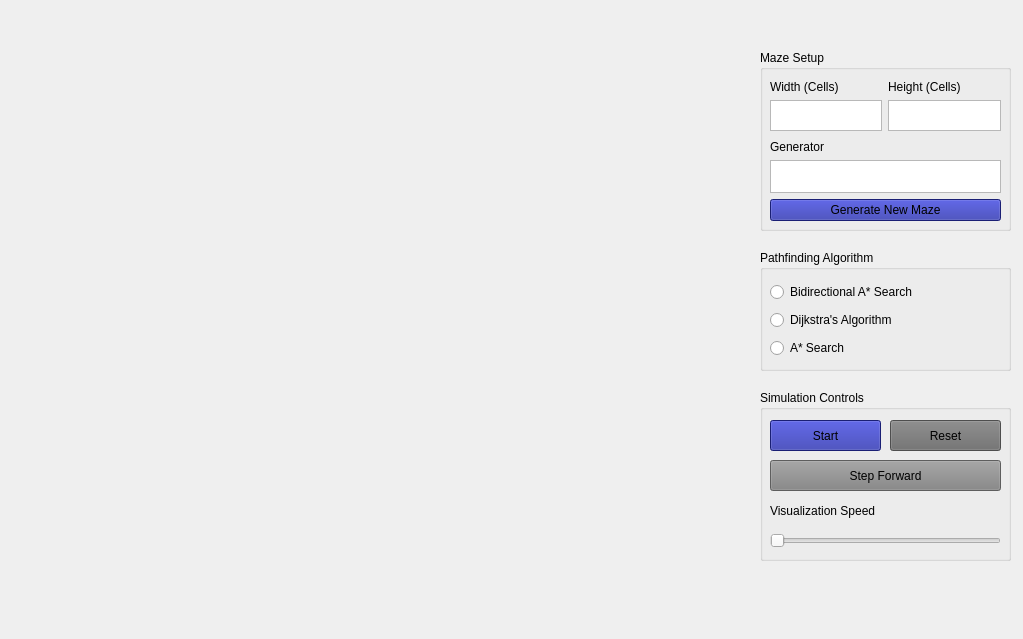
<?xml version="1.0" encoding="UTF-8"?>
<ui version="4.0">
 <class>MainWindow</class>
 <widget class="QMainWindow" name="MainWindow">
  <property name="geometry">
   <rect>
    <x>0</x>
    <y>0</y>
    <width>1023</width>
    <height>639</height>
   </rect>
  </property>
  <property name="windowTitle">
   <string>MainWindow</string>
  </property>
  <property name="styleSheet">
   <string notr="true">gridline-color: qlineargradient(spread:pad, x1:0, y1:0, x2:1, y2:0, stop:0 rgba(0, 0, 0, 255), stop:1 rgba(255, 255, 255, 255));</string>
  </property>
  <property name="iconSize">
   <size>
    <width>100</width>
    <height>100</height>
   </size>
  </property>
  <property name="documentMode">
   <bool>false</bool>
  </property>
  <widget class="QWidget" name="centralwidget">
   <widget class="QGroupBox" name="groupBox">
    <property name="geometry">
     <rect>
      <x>760</x>
      <y>50</y>
      <width>251</width>
      <height>181</height>
     </rect>
    </property>
    <property name="title">
     <string>Maze Setup</string>
    </property>
    <widget class="QWidget" name="">
     <property name="geometry">
      <rect>
       <x>10</x>
       <y>30</y>
       <width>231</width>
       <height>51</height>
      </rect>
     </property>
     <layout class="QGridLayout" name="gridLayout">
      <item row="0" column="0">
       <widget class="QLabel" name="label_2">
        <property name="text">
         <string>Width (Cells)</string>
        </property>
        <property name="alignment">
         <set>Qt::AlignmentFlag::AlignLeading|Qt::AlignmentFlag::AlignLeft|Qt::AlignmentFlag::AlignVCenter</set>
        </property>
       </widget>
      </item>
      <item row="0" column="1">
       <widget class="QLabel" name="label_3">
        <property name="text">
         <string>Height (Cells)</string>
        </property>
        <property name="alignment">
         <set>Qt::AlignmentFlag::AlignLeading|Qt::AlignmentFlag::AlignLeft|Qt::AlignmentFlag::AlignVCenter</set>
        </property>
       </widget>
      </item>
      <item row="1" column="0">
       <widget class="QPlainTextEdit" name="plainTextEdit"/>
      </item>
      <item row="1" column="1">
       <widget class="QPlainTextEdit" name="plainTextEdit_2"/>
      </item>
     </layout>
    </widget>
    <widget class="QWidget" name="">
     <property name="geometry">
      <rect>
       <x>10</x>
       <y>90</y>
       <width>231</width>
       <height>81</height>
      </rect>
     </property>
     <layout class="QVBoxLayout" name="verticalLayout">
      <item>
       <widget class="QLabel" name="label_4">
        <property name="text">
         <string>Generator</string>
        </property>
        <property name="alignment">
         <set>Qt::AlignmentFlag::AlignLeading|Qt::AlignmentFlag::AlignLeft|Qt::AlignmentFlag::AlignVCenter</set>
        </property>
       </widget>
      </item>
      <item>
       <widget class="QPlainTextEdit" name="plainTextEdit_3"/>
      </item>
      <item>
       <widget class="QPushButton" name="pushButton">
        <property name="styleSheet">
         <string notr="true">
background-color: rgb(37, 43, 163);</string>
        </property>
        <property name="text">
         <string>Generate New Maze</string>
        </property>
       </widget>
      </item>
     </layout>
    </widget>
   </widget>
   <widget class="QGroupBox" name="groupBox_2">
    <property name="geometry">
     <rect>
      <x>760</x>
      <y>250</y>
      <width>251</width>
      <height>121</height>
     </rect>
    </property>
    <property name="title">
     <string>Pathfinding Algorithm</string>
    </property>
    <widget class="QWidget" name="">
     <property name="geometry">
      <rect>
       <x>10</x>
       <y>30</y>
       <width>231</width>
       <height>81</height>
      </rect>
     </property>
     <layout class="QVBoxLayout" name="verticalLayout_2">
      <item>
       <widget class="QRadioButton" name="radioButton">
        <property name="text">
         <string>Bidirectional A* Search</string>
        </property>
       </widget>
      </item>
      <item>
       <widget class="QRadioButton" name="radioButton_2">
        <property name="text">
         <string>Dijkstra's Algorithm</string>
        </property>
       </widget>
      </item>
      <item>
       <widget class="QRadioButton" name="radioButton_3">
        <property name="text">
         <string>A* Search</string>
        </property>
       </widget>
      </item>
     </layout>
    </widget>
   </widget>
   <widget class="QGroupBox" name="groupBox_3">
    <property name="geometry">
     <rect>
      <x>760</x>
      <y>390</y>
      <width>251</width>
      <height>171</height>
     </rect>
    </property>
    <property name="title">
     <string>Simulation Controls</string>
    </property>
    <widget class="QPushButton" name="pushButton_2">
     <property name="geometry">
      <rect>
       <x>10</x>
       <y>30</y>
       <width>111</width>
       <height>31</height>
      </rect>
     </property>
     <property name="styleSheet">
      <string notr="true">
background-color: rgb(37, 43, 163);</string>
     </property>
     <property name="text">
      <string>Start</string>
     </property>
    </widget>
    <widget class="QPushButton" name="pushButton_3">
     <property name="geometry">
      <rect>
       <x>130</x>
       <y>30</y>
       <width>111</width>
       <height>31</height>
      </rect>
     </property>
     <property name="styleSheet">
      <string notr="true">background-color: rgb(199, 199, 199);
background-color: rgb(109, 109, 109);

</string>
     </property>
     <property name="text">
      <string>Reset</string>
     </property>
    </widget>
    <widget class="QPushButton" name="pushButton_4">
     <property name="geometry">
      <rect>
       <x>10</x>
       <y>70</y>
       <width>231</width>
       <height>31</height>
      </rect>
     </property>
     <property name="styleSheet">
      <string notr="true">background-color: rgb(131, 131, 131);</string>
     </property>
     <property name="text">
      <string>Step Forward</string>
     </property>
    </widget>
    <widget class="QLabel" name="label">
     <property name="geometry">
      <rect>
       <x>10</x>
       <y>110</y>
       <width>231</width>
       <height>21</height>
      </rect>
     </property>
     <property name="text">
      <string>Visualization Speed</string>
     </property>
    </widget>
    <widget class="QSlider" name="VisualizationSpeed">
     <property name="geometry">
      <rect>
       <x>10</x>
       <y>140</y>
       <width>231</width>
       <height>21</height>
      </rect>
     </property>
     <property name="styleSheet">
      <string notr="true"/>
     </property>
     <property name="orientation">
      <enum>Qt::Orientation::Horizontal</enum>
     </property>
    </widget>
   </widget>
  </widget>
 </widget>
 <resources/>
 <connections/>
</ui>
